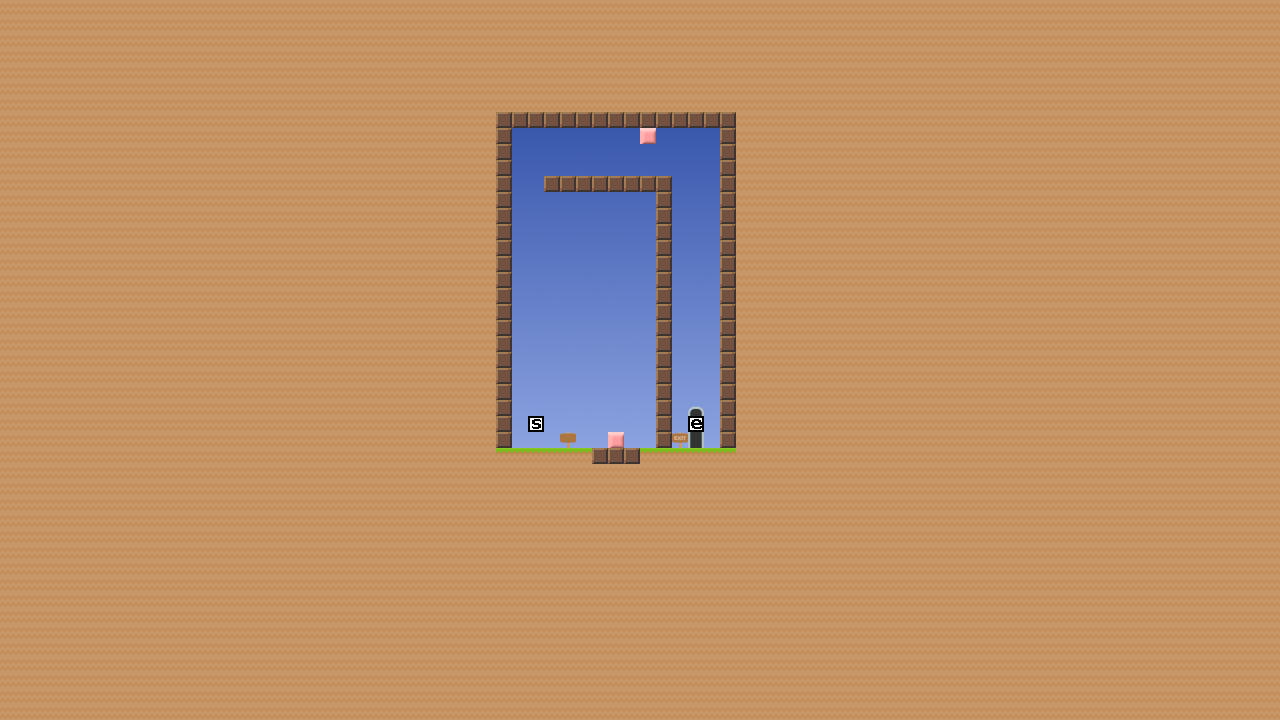

The image is a tile-based game level rendered from a .tmx file. Its description and source (layers, tilesets, objects; grid data summarised) follow:
An orthogonal 80x45 tile map with 16x16 px tiles, 4 tile layers (collision, deco_back1, deco_front1, items), 4 tilesets, 1 image layer and 1 object.

<map version="1.0" orientation="orthogonal" renderorder="left-up" width="80" height="45" tilewidth="16" tileheight="16" nextobjectid="21">
 <properties>
  <property name="shiftCount" value="4" />
  <property name="shiftTimeMax" value="7" />
 </properties>
 <tileset firstgid="1" name="items" tilewidth="16" tileheight="16" tilecount="400" columns="20">
  <image source="items.png" width="320" height="320" />
 </tileset>
 <tileset firstgid="401" name="packed" tilewidth="16" tileheight="16" tilecount="192" columns="64">
  <image source="packed.png" width="1024" height="48" />
  <tile id="132">
   <properties>
    <property name="maxShifts" value="10" />
    <property name="parallax1" value="parallax_1.png" />
    <property name="parallax2" value="parallax_2.png" />
   </properties>
  </tile>
 </tileset>
 <tileset firstgid="593" name="basic_tileset" tilewidth="16" tileheight="16" tilecount="8" columns="8">
  <image source="basic_tileset.png" width="128" height="16" />
 </tileset>
 <tileset firstgid="601" name="blocks" tilewidth="16" tileheight="16" margin="8" tilecount="3600" columns="80">
  <image source="blocks.png" width="1296" height="728" />
 </tileset>
 <imagelayer name="Bildebene 3">
  <image source="../textures/sky.png" />
 </imagelayer>
 <layer name="collision" width="80" height="45">
  <properties>
   <property name="maxShiftCount" value="0" />
   <property name="maxShiftTime" value="0" />
  </properties>
  <data>[3600 cells, 101 non-empty, 2 distinct tile ids]</data>
 </layer>
 <layer name="deco_back1" width="80" height="45">
  <data>[3600 cells, 3275 non-empty, 5 distinct tile ids]</data>
 </layer>
 <layer name="deco_front1" width="80" height="45" opacity="0.6">
  <data>[3600 cells, 0 non-empty, 0 distinct tile ids]</data>
 </layer>
 <layer name="items" width="80" height="45">
  <data>[3600 cells, 4 non-empty, 3 distinct tile ids]</data>
 </layer>
 <objectgroup name="text">
  <object id="20" gid="4" x="560" y="432" width="16" height="16">
   <properties>
    <property name="text" value="This item will invert your gravity." />
   </properties>
  </object>
 </objectgroup>
</map>
